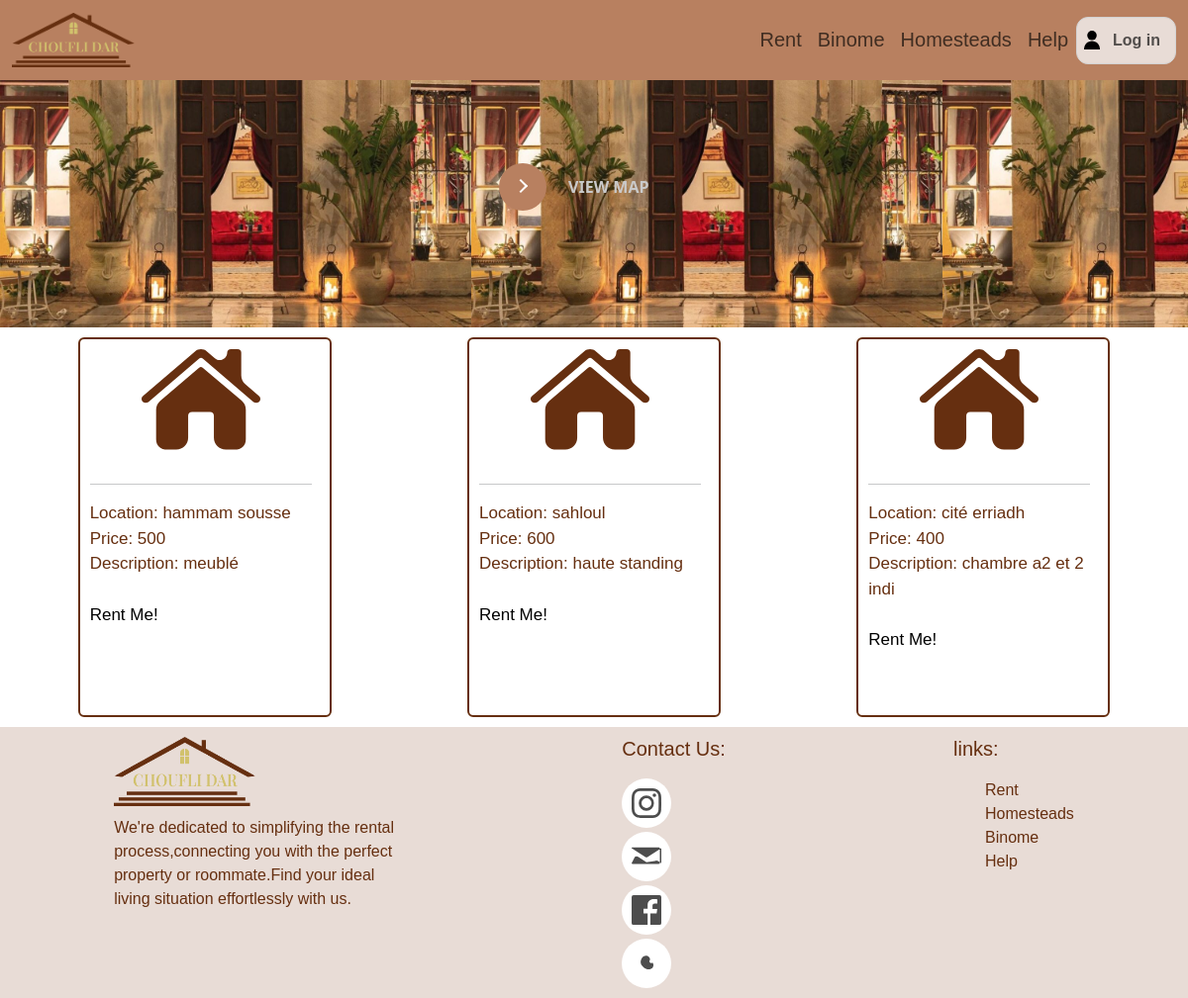
The page /rentMouma.php on the database its author committed.
### tables this page shows
CREATE TABLE `houses` (
  `id` int(11) NOT NULL,
  `lng` float NOT NULL,
  `lat` float NOT NULL,
  `surface` float NOT NULL,
  `region` varchar(20) NOT NULL,
  `prix` float NOT NULL,
  `nbchambre` int(11) NOT NULL,
  `pic` varchar(50) NOT NULL,
  `datepost` date NOT NULL,
  `iduser` int(11) DEFAULT NULL,
  `description` varchar(20) DEFAULT NULL
);

CREATE TABLE `user` (
  `cin` int(11) NOT NULL,
  `fname` varchar(20) NOT NULL,
  `phnumber` int(11) NOT NULL,
  `mail` varchar(40) NOT NULL,
  `password` varchar(30) NOT NULL,
  `birthdate` date NOT NULL,
  `gender` enum('F','M') DEFAULT NULL
);

### acceuilmouma.php (the view, shortened to what this page needs)
<link rel="stylesheet" href="acceuil.css">
<link rel="stylesheet" href="https://cdnjs.cloudflare.com/ajax/libs/font-awesome/4.7.0/css/font-awesome.min.css">
<?php
include './connectDB.php';
$sql = "SELECT * FROM houses";
$result = $conn->query($sql);
$req = "SELECT U.phnumber, U.mail
        FROM user U
        INNER JOIN houses H ON H.iduser = U.cin";
$rep = $conn->query($req);
if ($result->num_rows > 0) {
    while($row = $result->fetch_assoc()) {
        $region = $row["region"];
        $price = $row["prix"];
        $nbch = $row["nbchambre"];
        $description = $row["description"];
        if ($row1 = $rep->fetch_assoc()) {
            $phone = $row1["phnumber"];
            $mail = $row1["mail"];
        }
?>
        <div class="card">
            <div class="card-inner">
                <div class="card-front">
                    <div class="houseicon">
                    </div>
                    <hr>
                    <div class="desccard">
                        Location: <?php echo $region; ?><br>
                        Price: <?php echo $price; ?> <br>
                        Description: <?php echo $description; ?> <br>
                        <br>
                        <button id="rentme" onclick="showForm()">Rent Me!</button>
                    </div>
                </div>
                <div class="card-back">
                    <div class="houseicon">
                    </div>
                    <hr>
                    <div class="desccard ">
                        <div class="back-list">
                            <li>
                                <span class="fa fa-check"></span>
                                Price: <?php echo $price; ?>
                            </li>
                            <li>
                                <span class="fa fa-check"></span>
                                Localisation: <?php echo $region; ?>
                            </li>
                            <li>
                                <span class="fa fa-check"></span>
                                Number of Bedrooms: <?php echo $nbch; ?>
                            </li>
                        </div>
                    </div>
                    <input type="text" name="mail" value="<?php echo $mail; ?>" readonly id="mail">
                    <input type="text" name="phone" value="<?php echo $phone; ?>" readonly id="phone">
                </div>
            </div>
        </div>
<?php
    }
} else {
    echo "0 results";
}
?>

### rentMouma.php (shortened to what this page needs)
<!DOCTYPE html>
<html lang="en">
<head>
    <link href="https://cdn.jsdelivr.net/npm/bootstrap@5.3.3/dist/css/bootstrap.min.css" rel="stylesheet">
    <link rel="stylesheet" href="acceuil.css">
    <link rel="stylesheet" href="https://cdnjs.cloudflare.com/ajax/libs/font-awesome/4.7.0/css/font-awesome.min.css">
</head>
<body>
<nav class="navbar navbar-expand-lg ">
          <div class="container-fluid">
            <div class="d-flex align-items-center">
              <a class="navbar-brand" href="acceuil.html"><img src="logo.png" id="logonav" height="55px" ></a>
          </div>
              <div class="collapse navbar-collapse justify-content-end" id="navbarNav">
                  <ul class="navbar-nav ">
                      <li class="nav-item">
                          <a class="nav-link" href="rentMouma.php">Rent</a>
                      </li>
                      <li class="nav-item">
                          <a class="nav-link" href="binome.php">Binome</a>
                      </li>
                      <li class="nav-item">
                          <a class="nav-link" href="proprietaire.html">Homesteads</a>
                      </li>
                      <li class="nav-item">
                          <a class="nav-link" href="#help.html">Help</a>
                      </li>
                      <li class="nav-item tooltip-container">
                        <span class="text">
                          <svg xmlns="http://www.w3.org/2000/svg" fill="none"viewBox="0 0 95 114" class="svgIcon">
                            <rect fill="black" rx="28.5" height="57" width="57" x="19"></rect>
                            <path fill="black" d="M0 109.5C0 83.2665 21.2665 62 47.5 62V62C73.7335 62 95 83.2665 95 109.5V114H0V109.5Z"></path>
                          </svg>
                          <a class="nav-link" href="sign-in-sign_up.html">Log in</a>
                      </li>
                  </ul>
              </div>
          </div>
      </nav>
    <div id="background">
      <section class="s1">
        <div id="but">
    <button class="learn-more">
        <span class="circle" aria-hidden="true">
            <span class="icon arrow"></span>
        </span>
        <a href="rent.php"><span class="button-text">view map </span></a>
    </button>
    </div>
</section>
        <section class=s3>
            <?php include 'acceuilmouma.php'; ?>
        </section>
        <footer >
            <div id="footer">
                <img src="logo.png" height="70px" width="143">
                <p>We're dedicated to simplifying the rental <br>
                    process,connecting you with the perfect <br>
                    property or roommate.Find your ideal <br>
                    living situation effortlessly with us.
                </p>
            </div>
            <div id="footer">
                <h5>
                    Contact Us:
                </h5>
                <div class="example-2">
                    <div class="icon-content">
                      <a
                        href="https://www.instagram.com/"
                        aria-label="Instagram"
                        data-social="instagram"
                      >
                      </a>
                    </div>
                    <div class="icon-content">
                        <a href="mailto:youremail@example.com" aria-label="Email" data-social="email">
                        </a>
                    </div>
                    <div class="icon-content">
                        <a href="https://www.facebook.com/" aria-label="Facebook" data-social="facebook">
                        </a>
                    </div>
                    <div class="icon-content">
                        <a href="https://wa.me/yourphonenumber" aria-label="WhatsApp" data-social="whatsapp">
                        </a>
                    </div>
                </div>
            </div>
            <div id="footer">
                <h5>links:</h5>
                <ul>
                    <li class="links">Rent</li>
                    <li class="links">Homesteads</li>
                    <li class="links">Binome</li>
                    <li class="links">Help</li>
                </ul>
            </div>
        </footer>
        </div>
</body>
</html>
</body>

### acceuil.css (style rules this page uses)
nav { background-color: #b88060; }
nav li { font-size: 20px; color: #662F10; font-family:'Gill Sans', 'Gill Sans MT', Calibri, 'Trebuchet MS', sans-serif; cursor: pointer; position: relative; transition-timing-function: cubic-bezier(0.25, 0.8, 0.25, 1); transition-duration: 400ms; }
.tooltip-container { display: flex; flex-direction: row; align-items: center; width: fit-content; justify-content: center; position: relative; transition: all 0.3s; background-color: #E8DCD6; padding: 3px 7px; border-radius: 12px; cursor: pointer; border: 1px solid rgb(211, 211, 211); }
.text { width: 100%; height: 100%; display: flex; align-items: center; justify-content: center; gap: 5px; font-size: 16px; font-weight: 600; color: rgb(0, 0, 0); }
.svgIcon { width: 16px; height: auto; }
nav li:after { content: ""; bottom: -2px; left: 50%; width: 0%; height: 2px; position: absolute; background-color: #d1c16c; transition-timing-function: cubic-bezier(0.25, 0.8, 0.25, 1); transition-duration: 400ms; transition-property: width, left; }
.example-2 { display: flex; flex-direction: column; justify-content: baseline; gap: 4px; }
.example-2 .icon-content { position: relative; }
.example-2 .icon-content a { position: relative; overflow: hidden; display: flex; justify-content: center; align-items: center; width: 50px; height: 50px; border-radius: 50%; color: #4d4d4d; background-color: #fff; transition: all 0.3s ease-in-out; }
.example-2 .icon-content a svg { position: relative; z-index: 1; width: 30px; height: 30px; }
footer { display: flex; flex-direction: row; flex-wrap: wrap; background-color: #E8DCD6; justify-content: space-around; color: #662F10; font-family:'Gill Sans', 'Gill Sans MT', Calibri, 'Trebuchet MS', sans-serif; }
#footer { display: flex; flex-direction: column; gap: 10px; width:max-content; margin: 10px; }
.s1 { text-align: center; height:250px ; background-image: url('MaisonCover.jpg') ; background-size: contain; display: flex; flex-direction: column; }
.s3 { display: flex; flex-direction: row; flex-wrap: nowrap; margin: 10px; justify-content: space-around; }
.houseicon { height: 120px; width: 120px; align-self: center; }
.desccard { color: #662F10; font-family: 'Franklin Gothic Medium', 'Arial Narrow', Arial, sans-serif; font-size: 17px; }
.card { border: #662F10 solid 2px; width:16em; padding:10px; height: 24em; }
.card-inner { transform-style: preserve-3d; transition: transform 0.999s; }
.card-front, .card-back { position: absolute; backface-visibility: hidden; }
.card-front { display: flex; flex-direction: column; height: 20em; width: 14em; transform: rotateY(0deg); }
.card-back { display: flex; flex-direction: column; gap: 5px; transform: rotateY(180deg); }
.card-back input { width: 100%; border: 1px solid #8d4c27; border-radius: 4px; font-weight: bold; }
li { display: block; font-family: 'Franklin Gothic Medium', 'Arial Narrow', Arial, sans-serif; }
button { position: relative; display: inline-block; cursor: pointer; outline: none; border: 0; vertical-align: middle; text-decoration: none; background: transparent; padding: 0; font-size: inherit; font-family: inherit; }
button.learn-more { width: 12rem; height: auto; }
button.learn-more .circle { transition: all 0.45s cubic-bezier(0.65, 0, 0.076, 1); position: relative; display: block; margin: 0; width: 3rem; height: 3rem; background: #b88060; border-radius: 1.625rem; }
button.learn-more .circle .icon { transition: all 0.45s cubic-bezier(0.65, 0, 0.076, 1); position: absolute; top: 0; bottom: 0; margin: auto; background: #fff; }
button.learn-more .circle .icon.arrow { transition: all 0.45s cubic-bezier(0.65, 0, 0.076, 1); left: 0.625rem; width: 1.125rem; height: 0.125rem; background: none; }
button.learn-more .circle .icon.arrow::before { position: absolute; content: ""; top: -0.29rem; right: 0.0625rem; width: 0.625rem; height: 0.625rem; border-top: 0.125rem solid #fff; border-right: 0.125rem solid #fff; transform: rotate(45deg); }
button.learn-more .button-text { transition: all 0.45s cubic-bezier(0.65, 0, 0.076, 1); position: absolute; top: 0; left: 0; right: 0; bottom: 0; padding: 0.75rem 0; margin: 0 0 0 1.85rem; color: #cacaca; font-weight: 700; line-height: 1.6; text-align: center; text-transform: uppercase; }
#but { margin-top: 20px; padding-top: 4em; }

### rows shown on the page
houses: region "hammam sousse", prix "500", description "meublé", mail "flen_lfoulefni@gmail.com", phone "22111333"
houses: region "sahloul", prix "600", description "haute standing", nbchambre "2", mail "flen_lfoulefni@gmail.com", phone "22111333"
houses: region "cité erriadh", prix "400", description "chambre a2 et 2 indi", nbchambre "3", mail "tayssirjalloul@gmail.com", phone "12457896"
